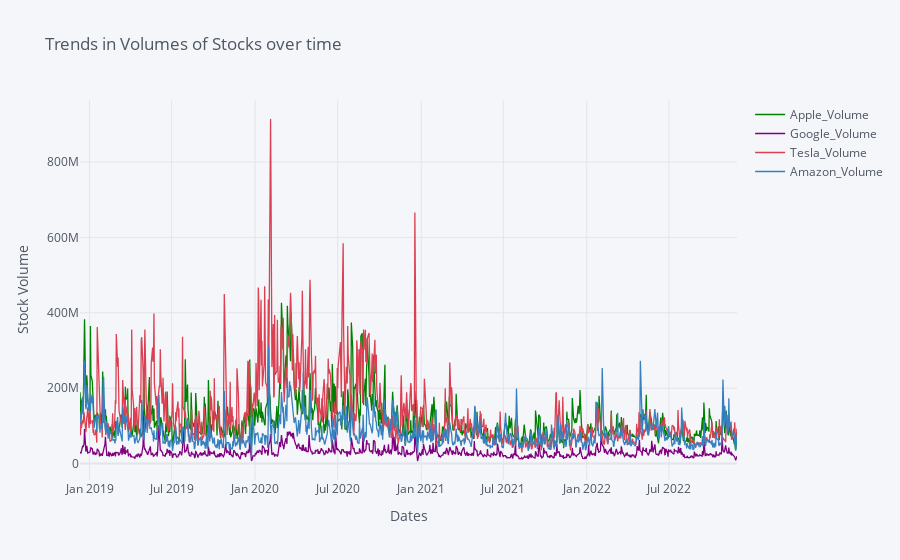

The notebook cell this image was saved under:
### Code cell
final[['Apple_Volume', 'Google_Volume','Tesla_Volume','Amazon_Volume']].iplot(title='Trends in Volumes of Stocks over time', xTitle='Dates',yTitle='Stock Volume',colors=['green','purple','red','blue'])

### Figure 1 — Plotly figure (JSON) as saved in the notebook; plotly's stock layout.template omitted (floating-point values rounded to 4 significant figures; data arrays with more than 128 entries replaced by an {"elided": "..."} marker saying what was removed)
{"data": [{"line": {"color": "rgba(0, 128, 0, 1.0)", "dash": "solid", "shape": "linear", "width": 1.3}, "mode": "lines", "name": "Apple_Volume", "text": "", "type": "scatter", "x": {"elided": "999 str values"}, "y": {"elided": "999 int values"}}, {"line": {"color": "rgba(128, 0, 128, 1.0)", "dash": "solid", "shape": "linear", "width": 1.3}, "mode": "lines", "name": "Google_Volume", "text": "", "type": "scatter", "x": {"elided": "999 str values"}, "y": {"elided": "999 int values"}}, {"line": {"color": "rgba(219, 64, 82, 1.0)", "dash": "solid", "shape": "linear", "width": 1.3}, "mode": "lines", "name": "Tesla_Volume", "text": "", "type": "scatter", "x": {"elided": "999 str values"}, "y": {"elided": "999 int values"}}, {"line": {"color": "rgba(55, 128, 191, 1.0)", "dash": "solid", "shape": "linear", "width": 1.3}, "mode": "lines", "name": "Amazon_Volume", "text": "", "type": "scatter", "x": {"elided": "999 str values"}, "y": {"elided": "999 int values"}}], "layout": {"legend": {"bgcolor": "#F5F6F9", "font": {"color": "#4D5663"}}, "paper_bgcolor": "#F5F6F9", "plot_bgcolor": "#F5F6F9", "title": {"font": {"color": "#4D5663"}, "text": "Trends in Volumes of Stocks over time"}, "xaxis": {"gridcolor": "#E1E5ED", "showgrid": true, "tickfont": {"color": "#4D5663"}, "title": {"font": {"color": "#4D5663"}, "text": "Dates"}, "zerolinecolor": "#E1E5ED"}, "yaxis": {"gridcolor": "#E1E5ED", "showgrid": true, "tickfont": {"color": "#4D5663"}, "title": {"font": {"color": "#4D5663"}, "text": "Stock Volume"}, "zerolinecolor": "#E1E5ED"}}}
